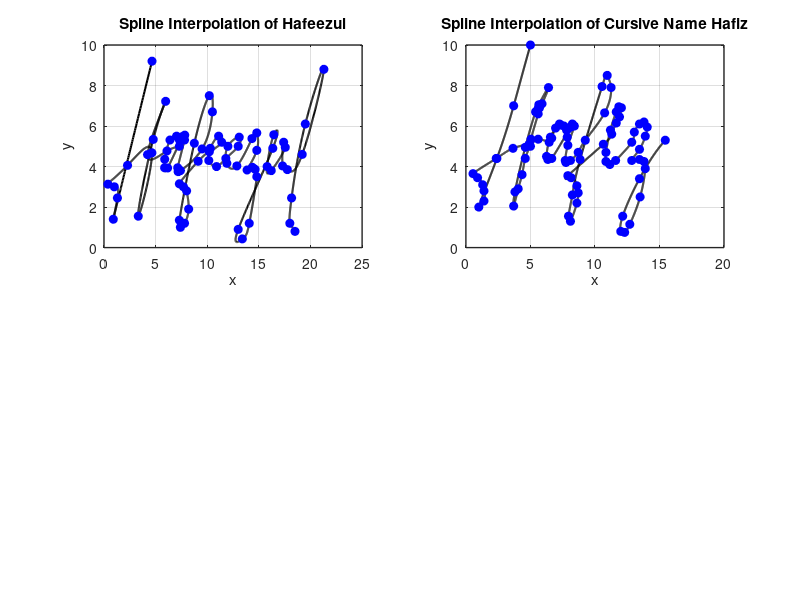

Reproduce this figure in MATLAB.
% Hafeezul
subplot(2, 2, 1)
% Define data points for x and y coordinates
x = [4.65 0.90 1.30 1.00 0.37 2.28 4.64 3.32 4.77 5.97 4.22 6.10 7.30 7.29 7.03 6.39 5.88 5.87 6.16 7.61 7.82 7.80 7.14 7.18 7.40 9.50 10.5 10.2 8.75 7.30 7.40 7.80 8.20 8.00 7.70 7.30 9.12 10.2 11.4 11.1 10.3 10.15 10.9 11.8 13.0 13.1 12.0 11.9 12.87 14.33 14.8 14.8 13.86 14.38 14.64 14.8 14.07 13.4 13.0 16.35 16.45 15.8 16.2 17.56 17.4 17.3 17.76 19.2 21.3 19.5 18.17 18.0 18.50]
y = [9.20 1.40 2.45 3.00 3.13 4.06 4.68 1.55 5.34 7.22 4.59 4.77 5.00 5.33 5.50 5.31 4.36 3.94 3.93 5.48 5.55 5.31 3.94 3.75 3.80 4.87 6.70 7.50 5.15 1.35 1.00 1.20 1.90 2.80 3.00 3.15 4.26 4.73 5.20 5.50 4.90 4.300 4.00 4.40 5.00 5.45 5.00 4.16 4.030 5.380 5.66 4.80 3.830 3.96 3.86 3.50 1.200 0.43 0.90 4.900 5.570 4.00 3.80 4.950 5.20 4.03 3.850 4.60 8.80 6.10 2.45 1.20 0.800]

n = length(x);
t = 0:n-1; % Parametric coordinate t
tt = 0:0.01:n-1; % More dense coordinate tt for spline interpolation

% Compute spline interpolation
xx = spline(t, x, tt);
yy = spline(t, y, tt);

% Plot settings
figure(1)
plot(xx, yy, 'k', 'LineWidth', 1.5) % plot spline   
hold on
plot(x, y, 'bo', 'MarkerFaceColor', 'b') % plot data points
% axis([-0.2 6 -0.2 4.5])
grid on
title('Spline Interpolation of Hafeezul')
xlabel('x')
ylabel('y')
set(gca, 'FontSize', 10, 'LineWidth', 1)
grid on

% Hafiz
subplot(2, 2, 2)
% Define data points for x and y coordinates
x = [5 3.7 2.4 1 1.4 1.4 1.3 0.9 0.55 2.35 3.65 4.9 5.05 5.6 5.6 5.65 6.4 5.9 5.7 5.6 5.4 4.6 3.8 3.7 4.05 4.35 4.6 5 5.6 6.45 6.65 6.95 7.25 7.6 7.8 7.85 7.9 7.35 6.55 6.25 6.35 6.65 8.1 8.25 8.4 7.9 7.7 7.75 8.1 8.7 9.25 10.75 11.25 10.95 10.55 8.85 8.25 7.95 8.1 8.6 8.7 8.6 8.15 7.9 10.65 11.3 11.65 11.9 12.05 11.85 11.65 11.2 10.85 10.85 11.15 11.6 12.85 13.05 13.45 13.8 14.05 13.9 13.45 12.85 13.45 13.8 13.9 13.5 12.7 12.3 12 12.15 13.45 15.45];
y = [10 7 4.4 2 2.3 2.8 3.1 3.45 3.65 4.4 4.9 5.1 5.35 6.6 6.85 7.05 7.9 7.1 6.9 6.85 6.7 4.95 2.75 2.05 2.9 3.6 4.4 5 5.35 5.2 5.4 5.9 6.1 6 5.8 5.45 5.85 6.05 5.45 4.5 4.35 4.4 5.95 6.1 6 5.05 4.3 4.2 4.3 4.7 5.3 6.65 7.9 8.5 7.95 4.35 2.6 1.55 1.3 2.2 2.7 3.05 3.45 3.55 5.1 5.6 6.15 6.45 6.9 6.95 6.7 5.8 4.7 4.25 4.1 4.3 5.2 5.7 6.1 6.2 5.95 5.5 4.85 4.3 4.35 4.25 3.9 2.5 1.15 0.75 0.8 1.55 3.4 5.3];

n = length(x);
t = 0:n-1; % Parametric coordinate t
tt = 0:0.01:n-1; % More dense coordinate tt for spline interpolation

% Compute spline interpolation
xx = spline(t, x, tt);
yy = spline(t, y, tt);

% Plot settings
figure(1)
plot(xx, yy, 'k', 'LineWidth', 1.5) % plot spline
hold on
plot(x, y, 'bo', 'MarkerFaceColor', 'b') % plot data points
% axis([-0.2 6 -0.2 4.5])
grid on
title('Spline Interpolation of Cursive Name Hafiz')
xlabel('x')
ylabel('y')
set(gca, 'FontSize', 10, 'LineWidth', 1)
grid on






